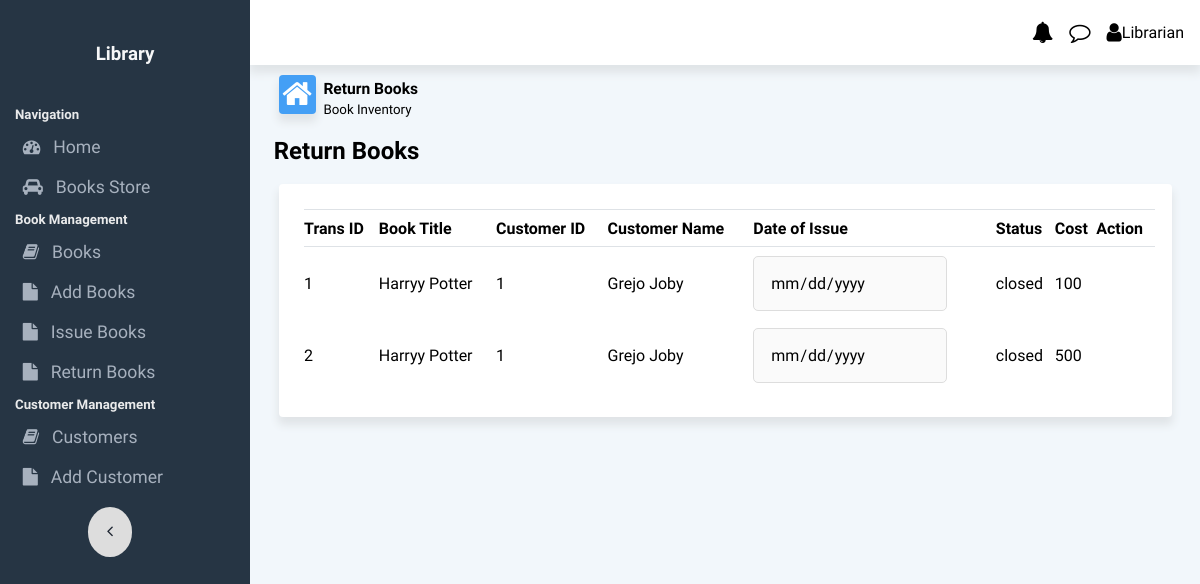
/return_issue, run on an earlier commit of the app's database.
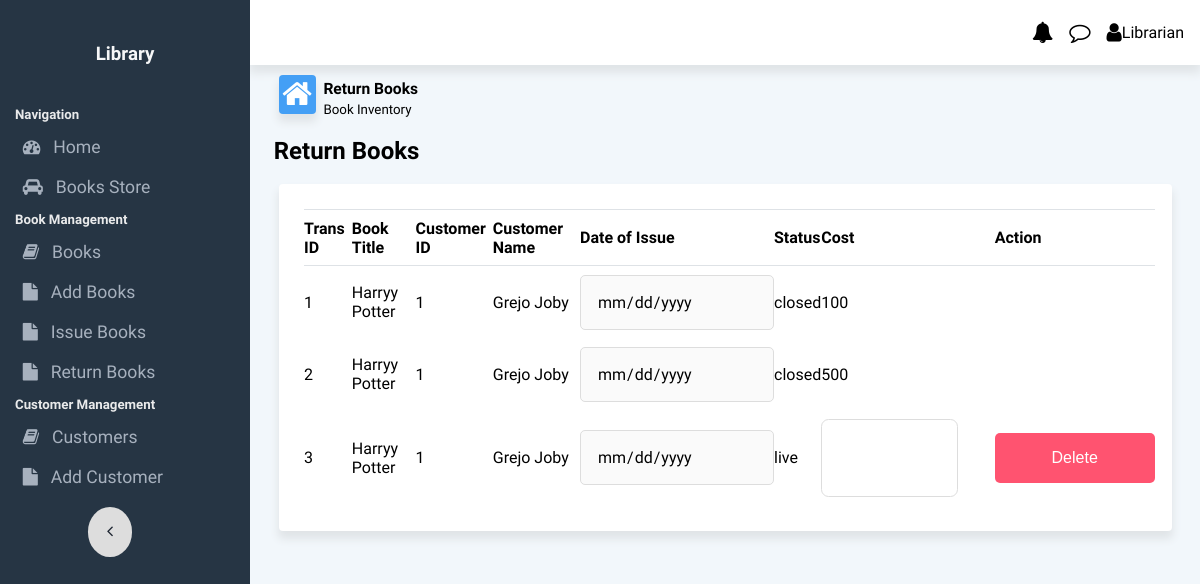
And on a later commit of the database.
### app.py (models this page shows, shortened)
class Books(db.Model):
    __tablename__ = 'books'
    book_id = db.Column(db.Integer, primary_key=True, autoincrement=True)
    title = db.Column(db.String(255), nullable=False)
    authors = db.Column(db.String(255), nullable=False)
    stockQty = db.Column(db.Integer, nullable=False, default=0)
    timesIssued = db.Column(db.Integer, nullable=False, default=0)

class Customer(db.Model):
    __tablename__ = 'customer'
    cust_id=db.Column(db.Integer, primary_key=True,autoincrement=True)
    name=db.Column(db.String(255), nullable=False)
    debt = db.Column(db.Integer, nullable=False, default=0)
    total_trans = db.Column(db.Integer, nullable=False, default=0)

### tables this page shows
CREATE TABLE transactions (
	trans_id INTEGER NOT NULL, 
	book_id INTEGER, 
	cust_id INTEGER, 
	cost INTEGER NOT NULL, 
	status VARCHAR(25) NOT NULL, 
	issue_date DATETIME, 
	PRIMARY KEY (trans_id), 
	FOREIGN KEY(book_id) REFERENCES customer (cust_id), 
	FOREIGN KEY(cust_id) REFERENCES books (book_id)
);

### app.py (the view)
@app.route('/return_issue', methods=['GET', 'POST'])
def return_issue():
    print(db.session.query(transactions).all())
    issued_books=db.session.query(transactions).all()
    books_issued=[]
    for book in issued_books:
        bi = []
        bi.append(book.trans_id)
        bi.append(book.book_id)
        book_title = Books.query.filter_by(book_id=book[1]).one()
        bi.append(book_title.title)
        bi.append(book.cust_id)
        cust_details = Customer.query.filter_by(cust_id=book[2]).one()
        bi.append(cust_details.name)
        bi.append(book.cost)
        bi.append(book.issue_date.date())
        bi.append(book.status)
        books_issued.append(bi)
    print(books_issued)
    return render_template('return_issue.html',issued_books=books_issued)

### templates/return_issue.html (shortened to what this page needs)
{% extends 'base.html' %}
{% block body %}
<div class="content-area">
    <div class="flexContainer" id="dashboardLineContainer">
        <div class="flex-40 dashboardLine">
            <i class="fa fa-home fa-2x" style="float: left;" id="homeIcon"></i>
            <div style="margin-bottom: 0;margin-top: 0;">
                <h3 style="margin-bottom: 0;margin-top: 2px;"><small>Return Books</small> </h3>
                <p style="margin-bottom: 0;margin-top: 0;"><small>Book Inventory</small> </p>
            </div>
        </div>
    </div>
</div>
<h2 style="margin: 1% 2.5% 1% 2.5%;">Return Books</h2>
<div class="cardRow2 tablecard">
    <table class="attendance_form_table">
        <thead>
            <tr style="text-align: left;">
                <th>Trans ID</th>
                <th>Book Title</th>
                <th>Customer ID</th>
                <th>Customer Name</th>
                <th>Date of Issue</th>
                <th>Status</th>
                <th>Cost</th>
                <th>Action</th>
            </tr>
        </thead>
        <tbody id="attendance_form_table_data">
            {%for book in issued_books %}
            <form action="/books/return/{{book[0]}}" method="POST">
                <tr>
                    <td>{{book[0]}}</td>
                    <td>{{book[2]}}</td>
                    <td>{{book[3]}}</td>
                    <td>{{book[4]}}</td>
                    <td>
                        <div class="dropdown">
                            <input type="date" class="dropinput" style="outline: none;" value="{{book[5]}}" disabled
                                aria-disabled="true">
                        </div>
                    </td>
                    <td>{{book[7]}}</td>
                    {% if book[7] == "live" %}
                    <td><input type="text" name="cost" id="cost" class="formInput" style="width: 50%;">
                        <input type="text" name="cust_id" id="cust_id" class="formInput" value="{{book[3]}}" style="width: 50%;display:none;"></td>
                    <td><button type="submit" class="dropbtn btn-danger">Delete</button></td>
                    {% else %}
                        <td>{{ book[5] }}</td>
                    {% endif %}
                </tr>
            </form>
            {%endfor%}
        </tbody>
    </table>
</div>
{% endblock %}

What changed in the data, as far as the page shows it:
added transactions: status "live"
Also different on the page:
new list line: "3 1   Delete"
new list line: "Harryy Potter"
new list line: "Grejo Joby"
